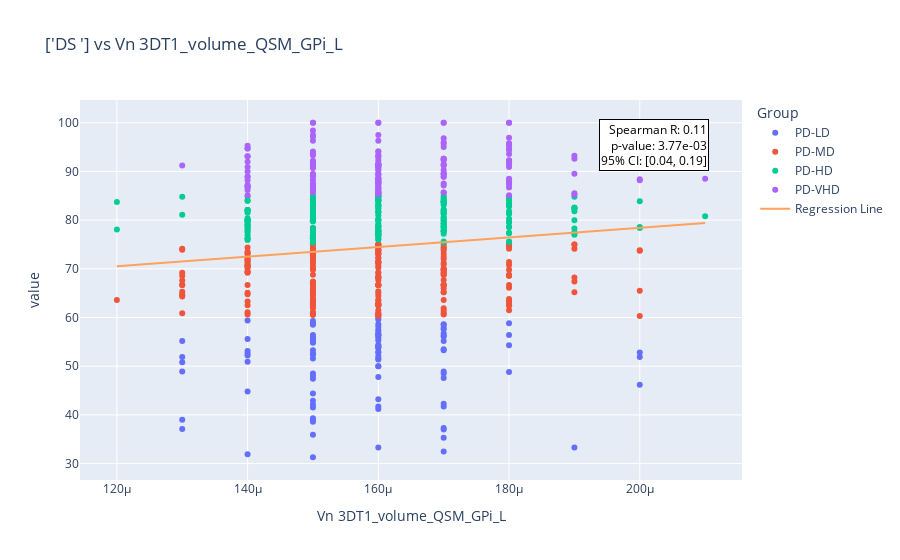
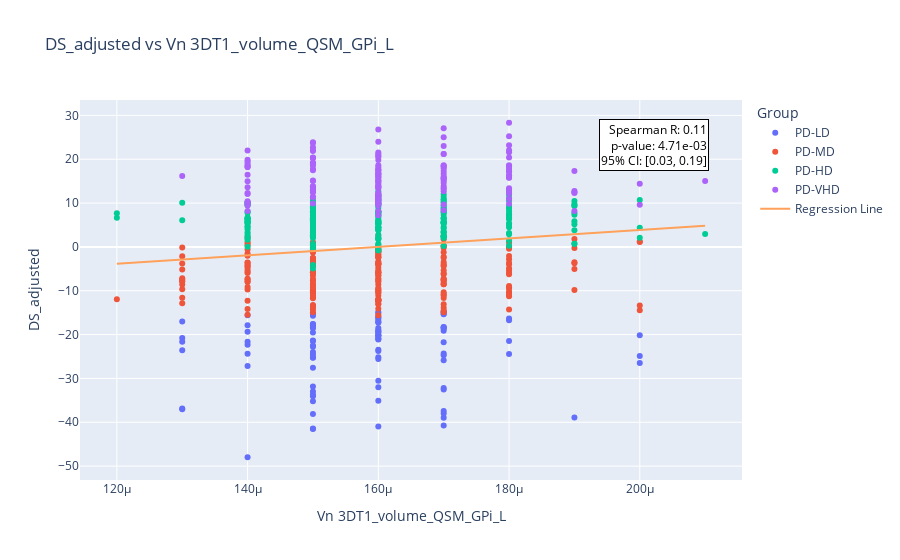
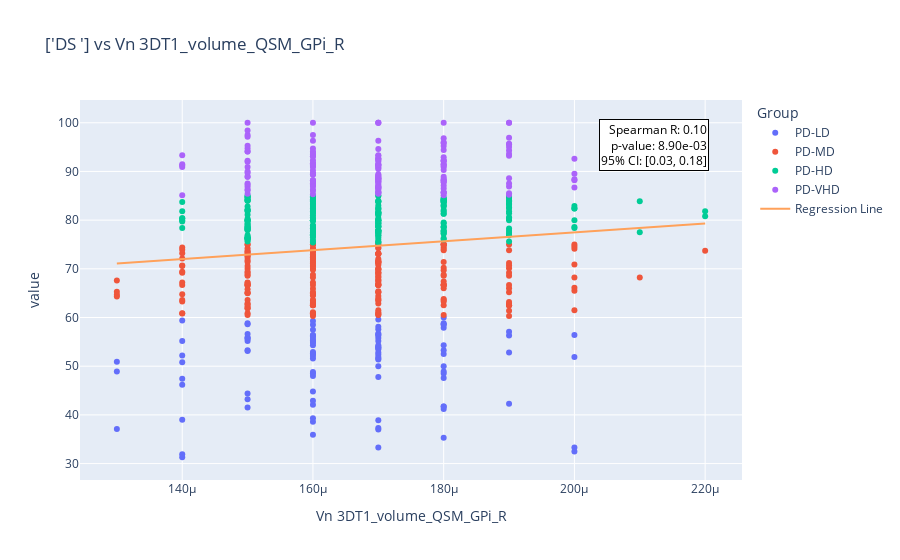
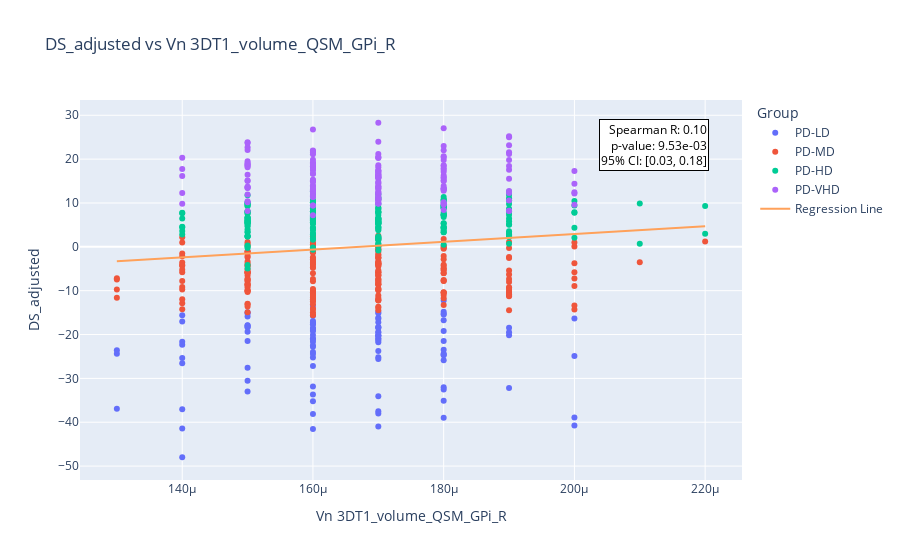

Notebook cell for these charts, in order:
### Code cell
x_columns=T1_df.columns[3:6]
y_column=['DS ']
for x_column in x_columns:
    print(f"Processing {x_column}...")
    print(f"Number of subjects: {len(T1_df)}")

    # Filtrer les sujets ayant une valeur sur l'axe des abscisses supérieure à la moyenne + 3 écarts-types
    mean_x = T1_df[x_column].mean()
    std_x = T1_df[x_column].std()
    threshold = mean_x + 3 * std_x
    print(f"Threshold for {x_column}: {threshold}")
    filtered_df = T1_df[T1_df[x_column] <= threshold]
    
    # Scatter plot sans ajustement par AGE
    fig = px.scatter(filtered_df, x=x_column, y=y_column, color='Group', title=f'{y_column} vs {x_column}')
    add_regression_line(fig, filtered_df[x_column], filtered_df[y_column[0]], x_column, y_column[0])
    fig.show()
    output_file = os.path.join(output_dir, f'DS_vs_{x_column}.png')
    fig.write_image(output_file)

    # Scatter plot avec ajustement par AGE
    # Régression de DS sur AGE
    age_model = LinearRegression()
    age_model.fit(filtered_df[['AGE']], filtered_df[y_column])
    filtered_df['DS_adjusted'] = filtered_df[y_column] - age_model.predict(filtered_df[['AGE']])
    
    # Save the scatter plot with DS_adjusted
    fig = px.scatter(filtered_df, x=x_column, y='DS_adjusted', color='Group', title=f'DS_adjusted vs {x_column}')
    print(f"Graph saved at: {output_file}")
    add_regression_line(fig, filtered_df[x_column], filtered_df['DS_adjusted'], x_column, 'DS_adjusted')
    fig.show()
    output_file = os.path.join(output_dir, f'DS_adjusted_vs_{x_column}.png')
    fig.write_image(output_file)
